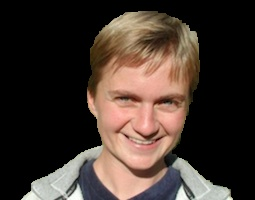

Source code (Python):
import numpy as np
from sklearn.cluster import KMeans
from sklearn.cluster import DBSCAN
from scipy import misc
from scipy.stats import multivariate_normal  
from numpy import linalg as LA
import cv2
import matplotlib.pyplot as plt
import time
import math as ma
import maxflow
import sys

class Grabcut:

	def __init__(self, img, no_iter, no_GMM, gamma, debug):

	    self.im = img.copy()	
	    self.im_user = img.copy()
	    self.no_iter = no_iter 
	    self.alpha = np.zeros((np.size(img,0), np.size(img,1)))	
	    self.F_seed = np.zeros((np.size(img,0), np.size(img,1)))	
	    self.B_seed = np.zeros((np.size(img,0), np.size(img,1)))	
	    self.rect = []
	    self.ROI  = []
	    self.background = True
	    self.drawing = False
	    self.seg = np.zeros((np.size(img,0), np.size(img,1), np.size(img,2)))
	    self.mask = np.zeros_like(img, np.uint8)
	    self.no_GMM = int(no_GMM)
	    self.gamma = float(gamma)
	    self.debug = int(debug)
		    
	def fit_gmm(self, data, label):

		pi, mean, cov=[], [], []
		
		channels = np.size(data,1)
		
		for x in range(self.no_GMM):

			N_cluster=data[label==x,:]
			size=N_cluster.shape
			pi.append(N_cluster.shape[0]/data.shape[0]+1e-8)
			mean.append(np.mean(N_cluster,axis=0)+ np.ones((channels))*1e-8)
			
			#print(N_cluster)
			cov.append(np.cov(N_cluster,rowvar=0) + np.eye(channels)*1e-8)

		return pi, mean, cov
	

	def GMM_inference(self, T, T_gmm):

		no_gmm=np.size(T_gmm[0])
		[pi, mean, cov]=T_gmm
		Q = np.zeros((np.size(T,0),no_gmm))
		#print( mean[0])
		for x in range(no_gmm):

			#print(im1D.shape, mean[x].shape, cov[x].shape)
			Q[:,x] = pi[x]*multivariate_normal.pdf(T,mean[x],cov[x],allow_singular=True)	 
			#Q = ma.log(Q)+ma.log(pi[x])

		return np.argmax(Q, axis=1)

	def calculate_beta(self):

		[H, W, Channels] = np.shape(self.im)	
		cum, cnt = 0, 0

		for y in range(H):
			for x in range(W):

				if y == self.im.shape[0]-1 or x == self.im.shape[1]-1:
					continue


				point = self.im[y, x, :]
				neighbor = np.array([self.im[y, x+1, :], self.im[y+1, x, :]])
				cum += np.sum(np.square(LA.norm(np.tile(point, (2,1))-neighbor, axis=1)))
				cnt = cnt+2

		return 1.0/(2*(cum/cnt))

	def calculate_V(self, c1, L1, c2, L2, beta):
		'''print(c1, L1, c1, L1)
		print(c1, L1, c1, L1)
		print(np.square(LA.norm(c1-c2)), beta, np.exp(-beta*(np.square(LA.norm(c1-c2)))), float(L1!=L2))
		print(gamma*float(L1!=L2)*np.exp(-beta*(np.square(LA.norm(c1-c2)))))
		'''
		return self.gamma*np.exp(-beta*(np.square(LA.norm(c1-c2))))


	def data_term(self, T, T_gmm):

		no_gmm=np.size(T_gmm[0])
		[pi, mean, cov]=T_gmm
		Q = np.zeros((np.size(T,0),no_gmm))	

		for x in range(no_gmm):
		
			Q[:,x] += pi[x]*multivariate_normal.pdf(T,mean[x],cov[x],allow_singular=True)

			#print(Q[:,x])
			'''if Q[:,x] == 0:
				Q[:,x] = 1e-15	''' 
			Q[Q[:,x] == 0,x] = 1e-15
			Q[:,x] = -np.log(Q[:,x])
		return np.amin(Q, axis=1)    
	
	def Cut(self):

		#print(self.im.shape)

		#print(H, W, channels)

		# select ROI
		


		#ROI = self.im[ymin:ymax,xmin:xmax,:]
		im1D = np.resize(self.im, (H*W,channels))
		#alpha = np.zeros((H,W))

		#cv2.imshow('alpha',self.alpha)

		alpha1D = np.resize(self.alpha, (H*W))

		#print(np.size(alpha,0), np.size(alpha ,1))

		'''cv2.imshow('Image',self.im)'''


		'''cv2.imshow('Initial alpha',self.alpha)

		cv2.waitKey(0)
		cv2.destroyAllWindows()
		#print(im1D.shape, alpha.shape, type(im1D), type(alpha))
		'''


		'''TU_I = np.resize(TU_label, (np.size(ROI,0),np.size(ROI,1)))

		seg_TU = color.label2rgb(TU_I)
		cv2.imshow('seg_TU_Kmeans', seg_TU )'''


		#start = time.time()
		#TU_d = DBSCAN(eps=3, min_samples=5).fit_predict(TU)
		#end = time.time()

		#print (end - start)


	

		TU=im1D[alpha1D==1,:]
		TB=im1D[alpha1D==0,:]

		#print(TU.shape, TB.shape)

		#self.no_GMM=5

		TU_label = KMeans(n_clusters=self.no_GMM, max_iter=10, random_state=None).fit_predict(TU)
		TB_label = KMeans(n_clusters=self.no_GMM, max_iter=10, random_state=None).fit_predict(TB)

		'''#print(TU_label.size, TB_label.size)	
		TUT = np.zeros((np.size(self.im,0), np.size(self.im,1), 3))
		TUT[:,:,0] = np.resize(im1D[:,0], (np.size(self.im,0), np.size(self.im,1)))/255
		TUT[:,:,1] = np.resize(im1D[:,1], (np.size(self.im,0), np.size(self.im,1)))/255
		TUT[:,:,2] = np.resize(im1D[:,2], (np.size(self.im,0), np.size(self.im,1)))/255
		plt.imshow(TUT)
		plt.show()'''

		TU_gmm = self.fit_gmm(TU, TU_label)
		TB_gmm = self.fit_gmm(TB, TB_label)

		#print(TU_gmm[0], TB_gmm[0])	

		start = time.time()

		for ite in range(int(self.no_iter)):
		
			TU_label = KMeans(n_clusters=self.no_GMM, max_iter=10, random_state=None).fit_predict(TU)
			TB_label = KMeans(n_clusters=self.no_GMM, max_iter=10, random_state=None).fit_predict(TB)
			
			TU_gmm = self.fit_gmm(TU, TU_label)
			TB_gmm = self.fit_gmm(TB, TB_label)
			print('Iteration number: ', ite+1, '/', self.no_iter )

			TU_label=self.GMM_inference(TU, TU_gmm)    # calcuate the which label is the pixel belong to size(H*W)
			TB_label=self.GMM_inference(TB, TB_gmm)    # calcuate the which label is the pixel belong to size(H*W)

			TU_gmm=self.fit_gmm(TU, TU_label)   # calcuate the the gmm parameters for each lable {size(5), size(5)[3], size(5)[3, 3]}
			TB_gmm=self.fit_gmm(TB, TB_label)   # calcuate the the gmm parameters for each lable {size(5), size(5)[3], size(5)[3, 3]}

			'''TU_I = np.resize(TU_label, (np.size(self.ROI,0),np.size(self.ROI,1)))

			seg_TU = color.label2rgb(TU_I)

			cv2.imshow('seg_TU_after_EM', seg_TU )
			cv2.waitKey(0)
			cv2.destroyAllWindows()'''

			#self.gamma=0

			U_F = np.zeros(H*W)
			U_B = np.zeros(H*W)

			nodes = []
			edges = []

			F, B = np.zeros((H*W)), np.zeros((H*W))
			
			F = self.data_term(im1D, TU_gmm)
			B = self.data_term(im1D, TB_gmm)


			#start = time.time()

			for y in range(H):
				for x in range(W):

					point  = self.im[y,x,:]
					idx = y*W+x

					if y<self.rect[0] or y>self.rect[1] or x<self.rect[2] or x>self.rect[3]:
						nodes.append((idx, 1e10, 0))
						
					elif self.mask[y,x,2] == 255:
						nodes.append((idx, 0, 1e10))	
											
					elif self.mask[y,x,0] == 255:
						nodes.append((idx, 1e10, 0))
						
					else:
						#print('F', F[idx], 'B', B[idx])
						nodes.append((idx, F[idx], B[idx]))

			#end= time.time()

			#print (end - start)

			beta = self.calculate_beta()

			#start = time.time()
			
			test11 = np.zeros((H, W))

			for (y, x, c), value in np.ndenumerate(self.im):

				point = self.im[y,x,:]

				if y == self.im.shape[0]-1 or x == self.im.shape[1]-1:

					continue

				cur_idx = y*W+x

				nbr_idx = y*W+x+1
				
					 
				v = self.calculate_V(im1D[cur_idx], alpha1D[cur_idx], im1D[nbr_idx], alpha1D[nbr_idx], beta)
				#print('x+1', v)
				edges.append((cur_idx, nbr_idx, v))

				test11[y][x] = v
				
				nbr_idx = (y+1)*W+x
				
				v = self.calculate_V(im1D[cur_idx], alpha1D[cur_idx], im1D[nbr_idx], alpha1D[nbr_idx], beta)
				#print('y+1', v)
				edges.append((cur_idx, nbr_idx, v))	
				
				'''nbr_idx = (y+1)*W+x+1
				
				v = self.calculate_V(im1D[cur_idx], alpha1D[cur_idx], im1D[nbr_idx], alpha1D[nbr_idx], gamma, beta)

				edges.append((cur_idx, nbr_idx, v))
				
				if y != 0 and x != 0:

					nbr_idx = (y+1)*W+x-1
				
					v = self.calculate_V(im1D[cur_idx], alpha1D[cur_idx], im1D[nbr_idx], alpha1D[nbr_idx], gamma, beta)

					edges.append((cur_idx, nbr_idx, v))		'''
			
			'''cv2.imshow('test',test11)
			cv2.waitKey(0)
			cv2.destroyAllWindows()		'''	

			g = maxflow.Graph[float](len(nodes), len(edges))

			nlist = g.add_nodes(len(nodes))

			for n in nodes:

				g.add_tedge(nlist[n[0]], n[1], n[2])

			for e in edges:

				g.add_edge(e[0], e[1], e[2], e[2])

			flow = g.maxflow()


			alpha_prev = np.resize(alpha1D, (H,W))

			for idx in range(len(nodes)):

				if g.get_segment(idx) == 1:
					alpha1D[idx] = 1

				else: 
					alpha1D[idx] = 0

			TU=im1D[alpha1D==1,:]
			TB=im1D[alpha1D==0,:]

			self.alpha = np.resize(alpha1D, (H,W))
			
			if self.debug == 1:
				print(100)
				cv2.imshow('alpha2D',self.alpha)
				cv2.waitKey(500)
				#cv2.destroyAllWindows()
		
			error = np.mean(np.abs(self.alpha-alpha_prev))
			print('error', error)
			
			if error < 1e-5:
				break
				
			

		end= time.time()

		print ('Computation time: ', end - start, ' second')
		
	def select_foreground(self):
		#global background 	
		self.background = False
	
	def select_background(self):
		#global background 
		self.background = True
			
	def draw_circle(self, event, x, y, flags, param):	
		
		#global drawing
		
		if self.background == True:
		    sketchColor = (255,0,0)
		else:	
		    sketchColor = (0,0,255)
	
		if event == cv2.EVENT_LBUTTONDOWN:	
			self.drawing = True
			ix, iy = x, y
		    
		elif event == cv2.EVENT_MOUSEMOVE:  
		
			if self.drawing == True:
				cv2.circle(self.mask, (x, y), 5, sketchColor, -1)	
				cv2.circle(self.im_user, (x, y), 5, sketchColor, -1)		
			ix, iy = x, y		
						    
		elif event == cv2.EVENT_LBUTTONUP:	
		
			self.drawing = False
			cv2.circle(self.mask, (x, y), 5, sketchColor, -1)	
			cv2.circle(self.im_user, (x, y), 5, sketchColor, -1)				
			ix, iy = x, y			
		

	def run(self):	
	
		self.rect = cv2.selectROI(self.im_user)		
		rect = self.rect
		
		cv2.destroyAllWindows()
		
		#print(r)
		H = np.size(self.im,0)
		W = np.size(self.im,1)
		ymin = max(min(rect[1],rect[1]+rect[3]),0)
		xmin = max(min(rect[0],rect[0]+rect[2]),0)
		ymax = min(max(rect[1],rect[1]+rect[3]),H-1)
		xmax = min(max(rect[0],rect[0]+rect[2]),W-1)
		self.rect = [ymin, ymax, xmin, xmax]
		self.alpha[ymin:ymax,xmin:xmax] = 1
		self.ROI = self.im[ymin:ymax,xmin:xmax]
		print(xmin, xmax, ymin, ymax)	
		
		cv2.imshow('alpha2D',self.alpha)
		cv2.waitKey(500)
		
		self.Cut()	
		


		#cv2.imshow('alpha2D',self.alpha)
		
		alpha = np.repeat(self.alpha[:,:,np.newaxis], 3, axis=2)

		#seg = np.zeros((H,W,channels))

		for c in range(channels):
			self.seg[:,:,c] = self.im[:,:,c]*alpha[:,:,c]/255
			
		cv2.imshow('Segmentation result',self.seg)
		cv2.waitKey(0)
		cv2.destroyAllWindows()

		
		# self.no_iter = 5
		# global 	drawing
		self.drawing = False

		print(' Button: f->foreground, b->background, n-> reset, r->run next grabcut, q->termination and show final result')
		
		self.im_user
		
		while(1):					
			cv2.namedWindow('User Interaction')	
			cv2.setMouseCallback('User Interaction',self.draw_circle)		
			cv2.imshow('User Interaction',self.im_user)	
			k = cv2.waitKey(1) & 0xFF	
			
			
			
			if k == ord('f'):
				self.select_foreground()
			
			if k == ord('b'):
				self.select_background()
							
			if k == ord('n'):
				self.im_user = self.im.copy()
				self.mask = np.zeros_like(self.im_user, np.uint8)	

			if k == ord('r'):
			
				cv2.destroyAllWindows()
				
				cv2.imshow('alpha2D',self.alpha)
				cv2.waitKey(500)
				
				self.Cut()
				
				cv2.imshow('alpha2D',self.alpha)		
				alpha = np.repeat(self.alpha[:,:,np.newaxis], 3, axis=2)

				seg = np.zeros((H,W,channels))

				for c in range(channels):
					self.seg[:,:,c] = self.im[:,:,c]*alpha[:,:,c]/255
			
				cv2.imshow('Segmentation result',self.seg)
				cv2.waitKey(0)
				cv2.destroyAllWindows()

				self.im_user = self.im.copy()
															
			if k == ord('q'):
				break
	
		alpha = np.repeat(self.alpha[:,:,np.newaxis], 3, axis=2)

		#seg = np.zeros((H,W,channels))

		for c in range(channels):
			self.seg[:,:,c] = self.im[:,:,c]*alpha[:,:,c]/255
			
		cv2.imshow('Final segmentation result',self.seg)
		cv2.waitKey(0)
		cv2.destroyAllWindows()
		
		print('Grabcut is finished')

if __name__ == '__main__':
	
	imagePath=sys.argv[1]
	
	no_iter=sys.argv[2]
	
	no_GMM=sys.argv[3]
	
	d=sys.argv[4]
	
	gamma = sys.argv[5]

	debug = sys.argv[6]
		
	I = cv2.imread(imagePath, cv2.IMREAD_COLOR)

	[H, W, channels] = I.shape
	im2 = cv2.resize(I, (int(W/float(d)), int(H/float(d))))	
	
	[H, W, channels] = im2.shape
	print('Image scale: Height:', H, ' Width:', W, ' Channels', channels)
	
	Gb = Grabcut(im2, no_iter, no_GMM, gamma, debug)

	Gb.run()
